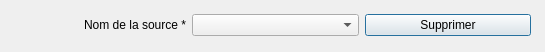
<?xml version="1.0" encoding="UTF-8"?>
<ui version="4.0">
 <class>Dialog</class>
 <widget class="QDialog" name="Dialog">
  <property name="geometry">
   <rect>
    <x>0</x>
    <y>0</y>
    <width>545</width>
    <height>52</height>
   </rect>
  </property>
  <property name="windowTitle">
   <string>Gérer les réseaux routiers</string>
  </property>
  <widget class="QWidget" name="verticalLayoutWidget">
   <property name="geometry">
    <rect>
     <x>20</x>
     <y>10</y>
     <width>511</width>
     <height>31</height>
    </rect>
   </property>
   <layout class="QGridLayout" name="gridLayout">
    <item row="0" column="2">
     <widget class="QPushButton" name="pushButtonDelete">
      <property name="text">
       <string>Supprimer</string>
      </property>
     </widget>
    </item>
    <item row="0" column="0">
     <widget class="QLabel" name="label">
      <property name="text">
       <string>Nom de la source *</string>
      </property>
      <property name="alignment">
       <set>Qt::AlignRight|Qt::AlignTrailing|Qt::AlignVCenter</set>
      </property>
     </widget>
    </item>
    <item row="0" column="1">
     <widget class="QComboBox" name="comboBoxSourceName"/>
    </item>
   </layout>
  </widget>
 </widget>
 <resources/>
 <connections/>
</ui>
